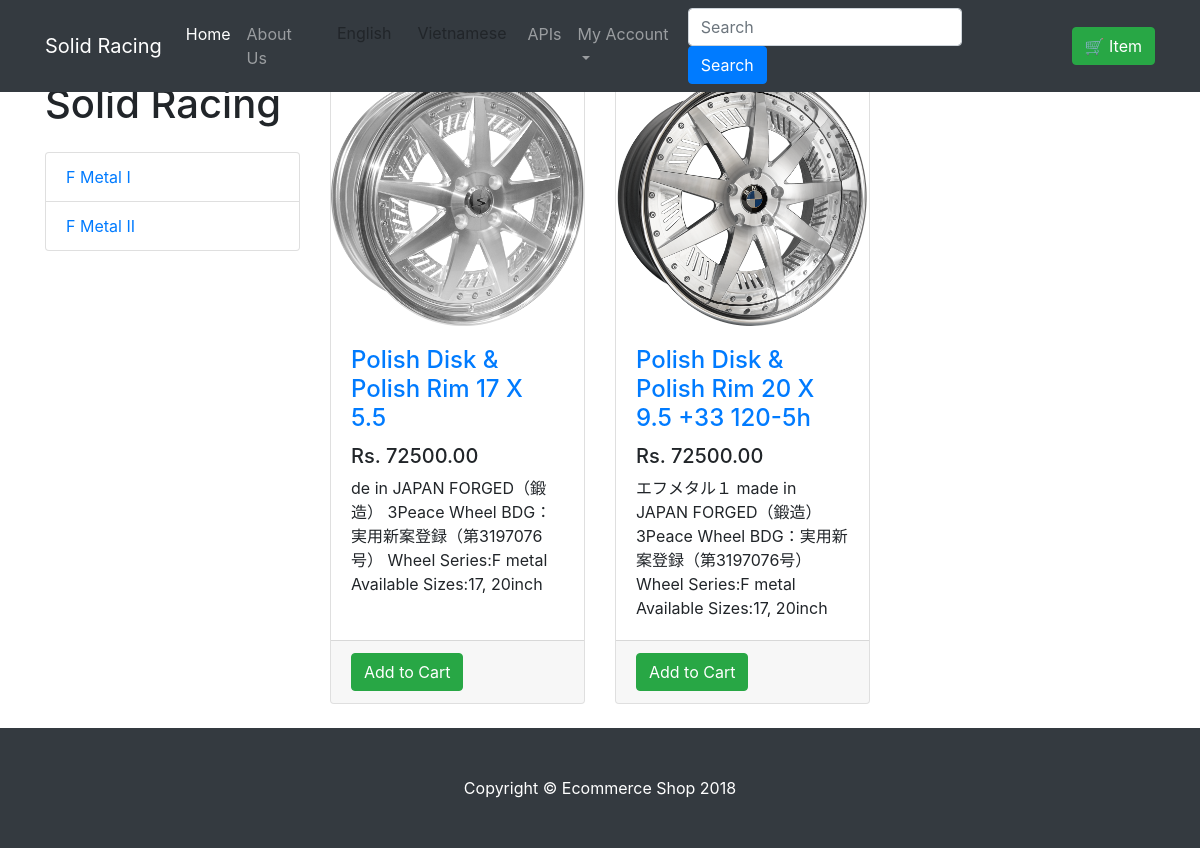
/categories/f-metal-i/, run on the app's committed database.
### shop/models.py (models this page shows, shortened)
class Category(models.Model):
    name = models.CharField(max_length=250)
    slug = AutoSlugField(populate_from='name')
    image = models.ImageField(upload_to="categories", blank=True)
    description = models.TextField(blank=True)
    featured = models.BooleanField(default=False)
    active = models.BooleanField(default=True)
    created = models.DateTimeField(auto_now_add=True)
    modified = models.DateTimeField(auto_now=True)
    class Meta:
        verbose_name_plural = "Categories"

class Product(models.Model):
    name = models.CharField(max_length=250)
    slug = AutoSlugField(populate_from='name')
    image = models.ImageField(upload_to="products", blank=True)
    brand = models.CharField(max_length=250, blank=True)
    shipping = models.CharField(max_length=250, blank=True)
    description = models.TextField(blank=True)
    price = models.DecimalField(max_digits=15, decimal_places=2, default=0.0)
    category = models.ForeignKey(Category, on_delete=models.CASCADE)
    featured = models.BooleanField(default=False)
    active = models.BooleanField(default=True)
    created = models.DateTimeField(auto_now_add=True)
    modified = models.DateTimeField(auto_now=True)

### shop/views.py (the view)
# urls.py: path('categories/<slug>/', views.categories, name="categories"),
def categories(request, slug):
    cat = Category.objects.get(slug=slug)
    products = Product.objects.filter(active=True, category=cat)
    categories = Category.objects.filter(active=True)
    context = {"products":products, "categories":categories, "title":cat.name + " - Categories"}
    return render(request, "shop/list.html", context)

### shop/templates/shop/list.html (shortened to what this page needs)
{% extends "shop/base.html" %}
{% block content %}
    <div class="row">
{% for item in products %}
    <div class="col-lg-4 col-md-6 mb-4">
              <div class="card h-100">
                <a href="#"><img class="card-img-top" src="/media/{{ item.image }}" alt=""></a>
                <div class="card-body">
                  <h4 class="card-title">
                    <a href="{% url "shop:detail" item.slug %}">{{ item.name|title }}</a>
                  </h4>
                  <h5>Rs. {{ item.price|floatformat:"2" }}</h5>
                  <p class="card-text">{{ item.description }}</p>
                </div>
                <div class="card-footer">
                  <small class="text-muted"><a class="btn btn-success" href="{% url "shop:cart" item.slug %}">Add to Cart</a></small>
                </div>
              </div>
            </div>
{% empty %}
    <div class="card w-100">
    <div class="card-body">
        <h4>Item not available</h4>
    </div>
    </div>
{% endfor %}
    </div>
{% endblock %}

### shop/templates/shop/base.html (shortened to what this page needs)
<!DOCTYPE html>
<html lang="en">
{% load static %}
{% load bootstrap4 %}
  <head>
    <link href="{% static "shop/css/bootstrap.min.css" %}" rel="stylesheet">
    <link href="{% static "shop/css/shop-homepage.css" %}" rel="stylesheet">
  </head>
  <body>
    <nav class="navbar navbar-expand-lg navbar-dark bg-dark fixed-top">
      <div class="container">
        <a class="navbar-brand" href="/">Solid Racing</a>
        <div class="collapse navbar-collapse" id="navbarResponsive">
          <ul class="navbar-nav ml-auto">
            <li class="nav-item active">
              <a class="nav-link lang" key="home" href="{% url "shop:home" %}">Home
              </a>
            </li>
            <li class="nav-item">
              <a class="nav-link lang" key="about" >About Us
              </a>
            </li>
            <li class="nav-item">
              <a id="km" class="btn translate">English</a>
            </li>
            <li class="nav-item">
              <a id="en" class="btn translate" >Vietnamese</a>
            </li>
            <li class="nav-item">
              <a class="nav-link" href="{% url "shop:api_products" %}">APIs</a>
            </li>
              <li class="nav-item dropdown">
                    <a class="nav-link dropdown-toggle" href="#" id="navbarDropdown" role="button" data-toggle="dropdown" aria-haspopup="true" aria-expanded="false">My Account</a>
                </li>
          </ul>
            <form class="form-inline my-2 my-lg-0 mr-4" action="{% url 'shop:search' %}">
                <input class="form-control mr-sm-2" name="q" type="search" placeholder="Search" aria-label="Search">
                <button class="btn btn-primary my-2 my-sm-0" type="submit">Search</button>
            </form>
            <a href="/mycart" class="btn btn-success">🛒{{ request.session.data.count }} Item{{ request.session.data.count|pluralize }}</a>
        </div>
      </div>
    </nav>
    <div class="container">
      <div class="row">
        <div class="col-lg-3">
          <h1 class="my-4">Solid Racing</h1>
          <div class="list-group">
              {% for c in categories %}
                  <a href="{% url "shop:categories" c.slug %}" class="list-group-item">{{ c.name }}</a>
              {% endfor %}
          </div>
        </div>
        <div class="col-lg-9 mt-3">
              {% block content %}{% endblock %}
        </div>
      </div>
    </div>
    <footer class="py-5 bg-dark">
      <div class="container">
        <p class="m-0 text-center text-white">Copyright &copy; Ecommerce Shop 2018</p>
      </div>
    </footer>
  </body>
</html>

### shop/static/shop/css/shop-homepage.css (style rules this page uses)
body { padding-top: 54px; }
@media (min-width: 992px) { body { padding-top: 56px; } }

### data on the page
Category: name "F Metal I"
Category: name "F Metal II"
Product: image (picture), name "Polish Disk & Polish Rim 17 X 5.5", price "72500.00", description "de in JAPAN FORGED（鍛造） 3Peace Wheel BDG：実用新案登録（第3197076号） Wheel Series:F metal Available Sizes:17, 20inch"
Product: image (picture), name "Polish Disk & Polish Rim 20 X 9.5 +33 120-5h", price "72500.00", description "エフメタル１ made in JAPAN FORGED（鍛造） 3Peace Wheel BDG：実用新案登録（第3197076号） Wheel Series:F metal Available Sizes:17, 20inch"
